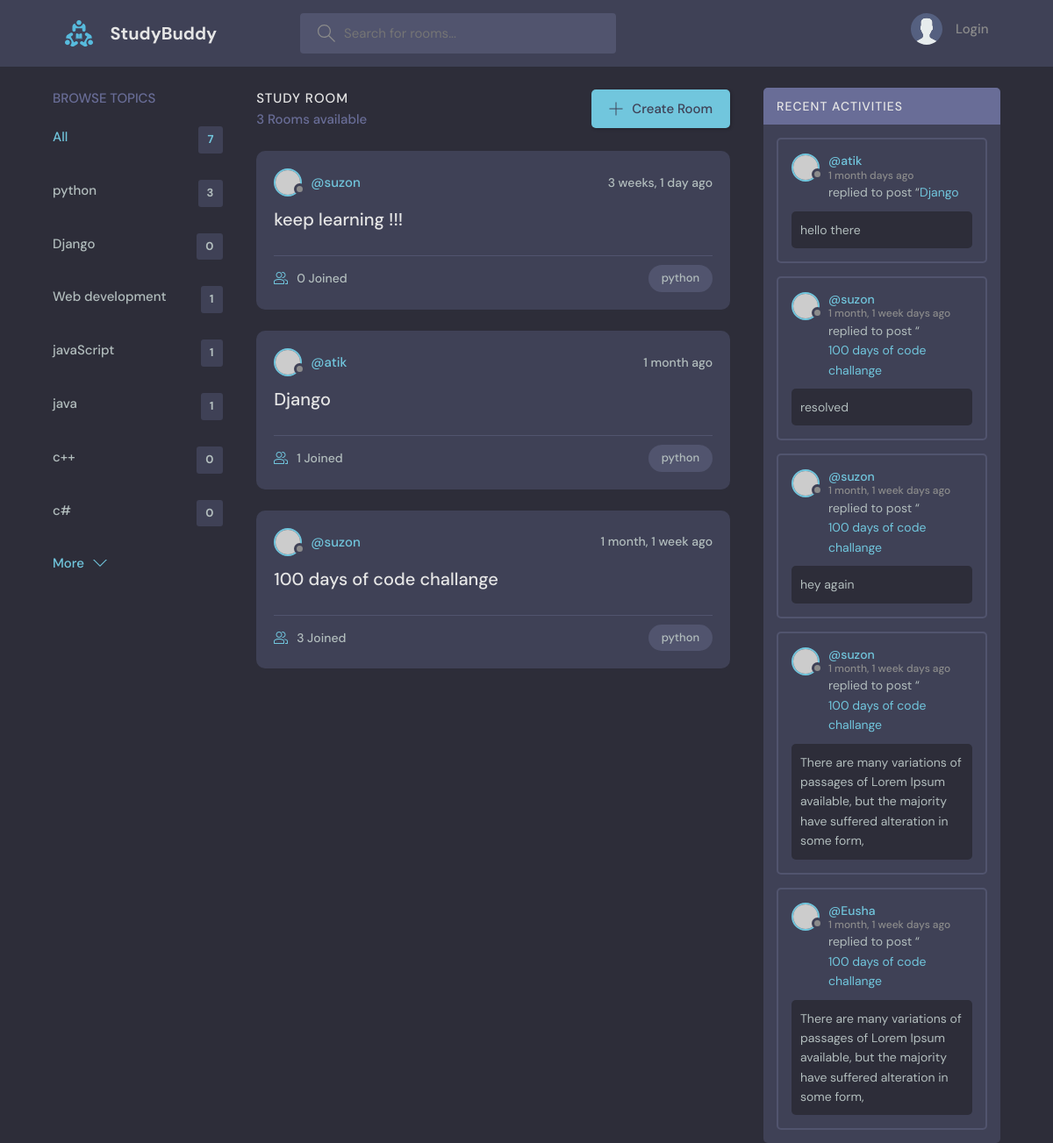
The page /?q=python on the database its author committed.
### base/models.py (models this page shows, shortened)
class Topic(models.Model):
    name = models.CharField(max_length=200)

class Room(models.Model):
    host = models.ForeignKey(User, on_delete=models.SET_NULL, null=True)
    topic = models.ForeignKey(Topic, on_delete=models.SET_NULL, null=True)
    name = models.CharField(max_length=200)
    description = models.TextField(null=True, blank=True)
    participants = models.ManyToManyField(User, related_name='participants', blank=True)
    updated = models.DateTimeField(auto_now=True)
    created = models.DateTimeField(auto_now_add=True)
    class Meta:
        ordering = ['-updated', '-created']
    def __str__(self):
        return self.name

class Message(models.Model):
    user = models.ForeignKey(User, on_delete=models.CASCADE)
    room = models.ForeignKey(Room, on_delete=models.CASCADE)
    body = models.TextField()
    updated = models.DateTimeField(auto_now=True)
    created = models.DateTimeField(auto_now_add=True)
    class Meta:
        ordering = ['-updated', '-created']

### base/views.py (the view)
# urls.py: path('', views.home, name="home"),
def home(request):
    q = request.GET.get('q') if request.GET.get('q') != None else ''
    rooms = Room.objects.filter(
        Q(topic__name__icontains=q) |
        Q(name__icontains=q) |
        Q(description__icontains=q)
    )
    topics = Topic.objects.all()
    room_count = rooms.count()
    room_messages = Message.objects.filter(Q(room__topic__name__icontains=q))
    context = {'rooms': rooms, 'topics': topics, 'room_count': room_count,
               'room_messages': room_messages}
    return render(request, 'base/home.html', context)

### base/templates/base/home.html (shortened to what this page needs)
{% extends 'main.html' %}
{% block content %}
    <main class="layout layout--3">
      <div class="container">
        {% include 'base/topics_component.html' %}
        <div class="roomList">
          <div class="roomList__header">
            <div>
              <h2>Study Room</h2>
              <p>{{ room_count }} Rooms available</p>
            </div>
            <a class="btn btn--main" href="{% url 'create-room' %}">
              <svg version="1.1" xmlns="http://www.w3.org/2000/svg" width="32" height="32" viewBox="0 0 32 32">
                <title>add</title>
                <path
                  d="M16.943 0.943h-1.885v14.115h-14.115v1.885h14.115v14.115h1.885v-14.115h14.115v-1.885h-14.115v-14.115z"
                ></path>
              </svg>
              Create Room
            </a>
          </div>
          {% include 'base/feed_component.html' %}
        </div>
        {% include 'base/activity_component.html' %}
      </div>
    </main>
    {% endblock %}

### base/templates/base/topics_component.html
<div class="topics">
    <div class="topics__header">
      <h2>Browse Topics</h2>
    </div>
    <ul class="topics__list">
      <li>
        <a href="{% url 'home' %}" class="active">All <span>{{ topics.count }}</span></a>
      </li>
      {% for topic in topics %}
      <li>
        <a href="{% url 'home' %}?q={{topic.name}}">{{ topic.name }} <span>{{ topic.room_set.all.count }}</span></a>
      </li>
      {% endfor %}
    </ul>
    <a class="btn btn--link" href="topics.html">
      More
      <svg version="1.1" xmlns="http://www.w3.org/2000/svg" width="32" height="32" viewBox="0 0 32 32">
        <title>chevron-down</title>
        <path d="M16 21l-13-13h-3l16 16 16-16h-3l-13 13z"></path>
      </svg>
    </a>
  </div>

### base/templates/base/feed_component.html (shortened to what this page needs)
{% for room in rooms %}
<div class="roomListRoom">
    <div class="roomListRoom__header">
      <a href="{% url 'user-profile' room.host.id %}" class="roomListRoom__author">
        <div class="avatar avatar--small">
          <img src="https://randomuser.me/api/portraits/women/11.jpg" />
        </div>
        <span>@{{ room.host.username }}</span>
      </a>
      <div class="roomListRoom__actions">
        <span>{{ room.created|timesince }} ago</span>
      </div>
    </div>
    <div class="roomListRoom__content">
      <a href="{% url 'room' room.id %}">{{ room.name }}</a>
    </div>
    <div class="roomListRoom__meta">
      <a href="{% url 'room' room.id %}" class="roomListRoom__joined">
        {{ room.participants.all.count }} Joined
      </a>
      <p class="roomListRoom__topic">{{ room.topic.name }}</p>
    </div>
</div>
{% endfor %}

### base/templates/base/activity_component.html (shortened to what this page needs)
<div class="activities">
    <div class="activities__header">
      <h2>Recent Activities</h2>
    </div>
    {% for message in room_messages %}
    <div class="activities__box">
      <div class="activities__boxHeader roomListRoom__header">
        <a href="{% url 'user-profile' message.user.id %}" class="roomListRoom__author">
          <div class="avatar avatar--small">
            <img src="https://randomuser.me/api/portraits/women/11.jpg" />
          </div>
          <p>
            @{{ message.user }}
            <span>{{ message.created|timesince }} days ago</span>
          </p>
        </a>
      </div>
      <div class="activities__boxContent">
        <p>replied to post “<a href="{% url 'room' message.room.id %}">{{ message.room }}</a></p>
        <div class="activities__boxRoomContent">
            {{ message.body }}
        </div>
      </div>
    </div>
    {% endfor %}
  </div>

### rows shown on the page
Topic: name "python", room_set.all.count "3"
Topic: name "Django", room_set.all.count "0"
Topic: name "Web development", room_set.all.count "1"
Topic: name "javaScript", room_set.all.count "1"
Topic: name "java", room_set.all.count "1"
Topic: name "c++", room_set.all.count "0"
Topic: name "c#", room_set.all.count "0"
Room: host.username "suzon", created "3 weeks, 1 day", name "keep learning !!!", participants.all.count "0", topic.name "python"
Room: host.username "atik", created "1 month", name "Django", participants.all.count "1", topic.name "python"
Room: host.username "suzon", created "1 month, 1 week", name "100 days of code challange", participants.all.count "3", topic.name "python"
Message: user "atik", created "1 month", room "Django", body "hello there"
Message: user "suzon", created "1 month, 1 week", room "100 days of code challange", body "resolved"
Message: user "suzon", created "1 month, 1 week", room "100 days of code challange", body "hey again"
Message: user "suzon", created "1 month, 1 week", room "100 days of code challange", body "There are many variations of passages of Lorem Ipsum available, but the majority have suffered alteration in some form,"
Message: user "Eusha", created "1 month, 1 week", room "100 days of code challange", body "There are many variations of passages of Lorem Ipsum available, but the majority have suffered alteration in some form,"

### other values the page prints
{{ topics.count }} "7"
{{ room_count }} "3"
